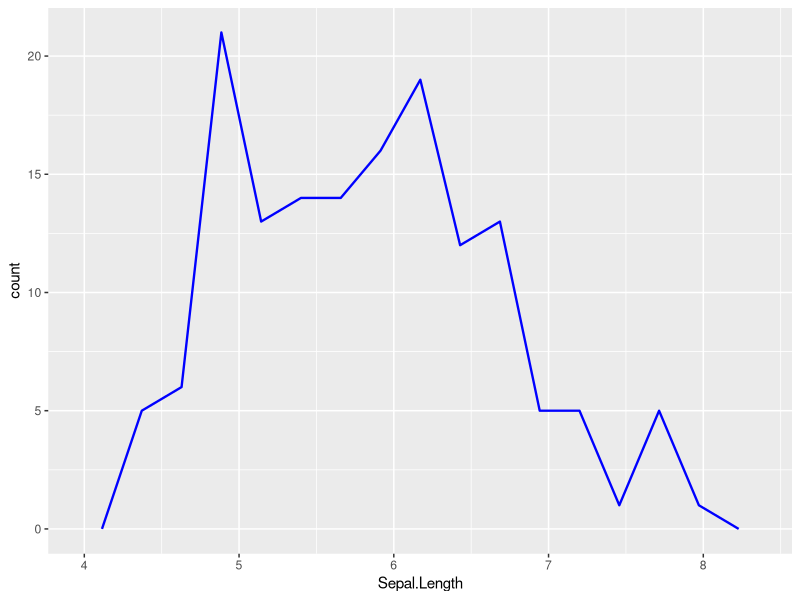
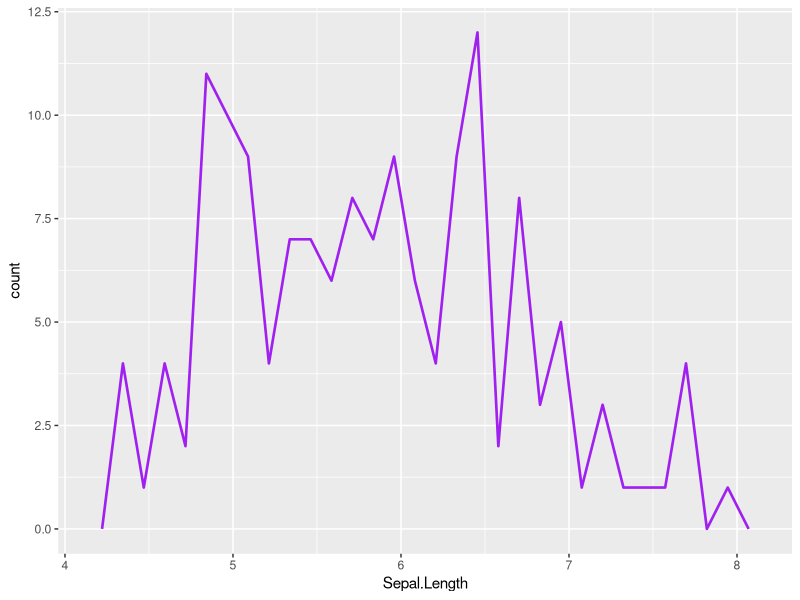

Generate these figures, in order, with R:
library(tidyverse)

iris

ggplot(iris, aes(x = Sepal.Length)) + 
geom_freqpoly(bins = 15, color = "blue", 
              size = 0.8)

ggplot(data = iris) +
  geom_freqpoly(mapping = aes(x = Sepal.Length),
  bins = 30, color = "purple", size = .9)